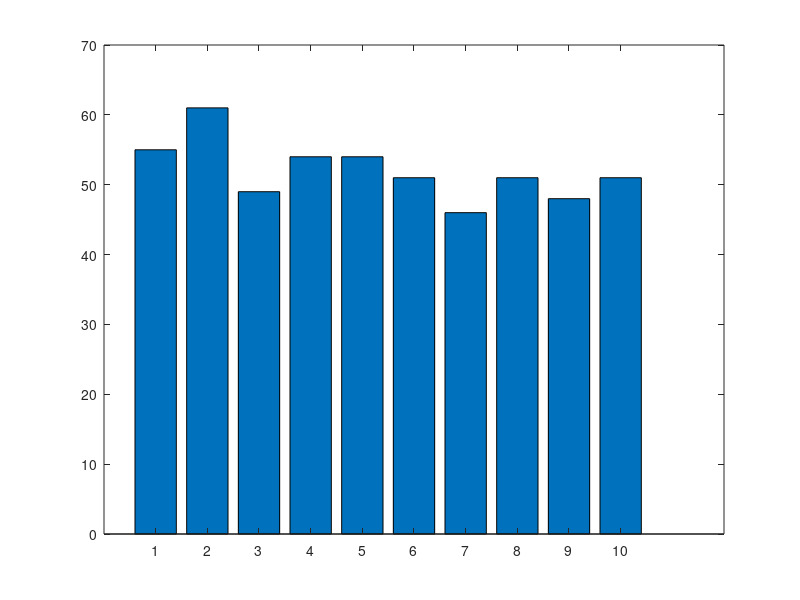

Source code (MATLAB):
clear;clc

startingTime=tic
count=0;sum=0;

for i=1:10
    while sum<25
        count=count+1
        randvalue=rand(1);
        sum=sum+randvalue
    end
    
    countVector(i)=count;
    count=0;sum=0;
end
endingTime=toc(startingTime)

bar(countVector)
avgNumIterations=mean(countVector)
theMin=min(countVector)
theMax=max(countVector)